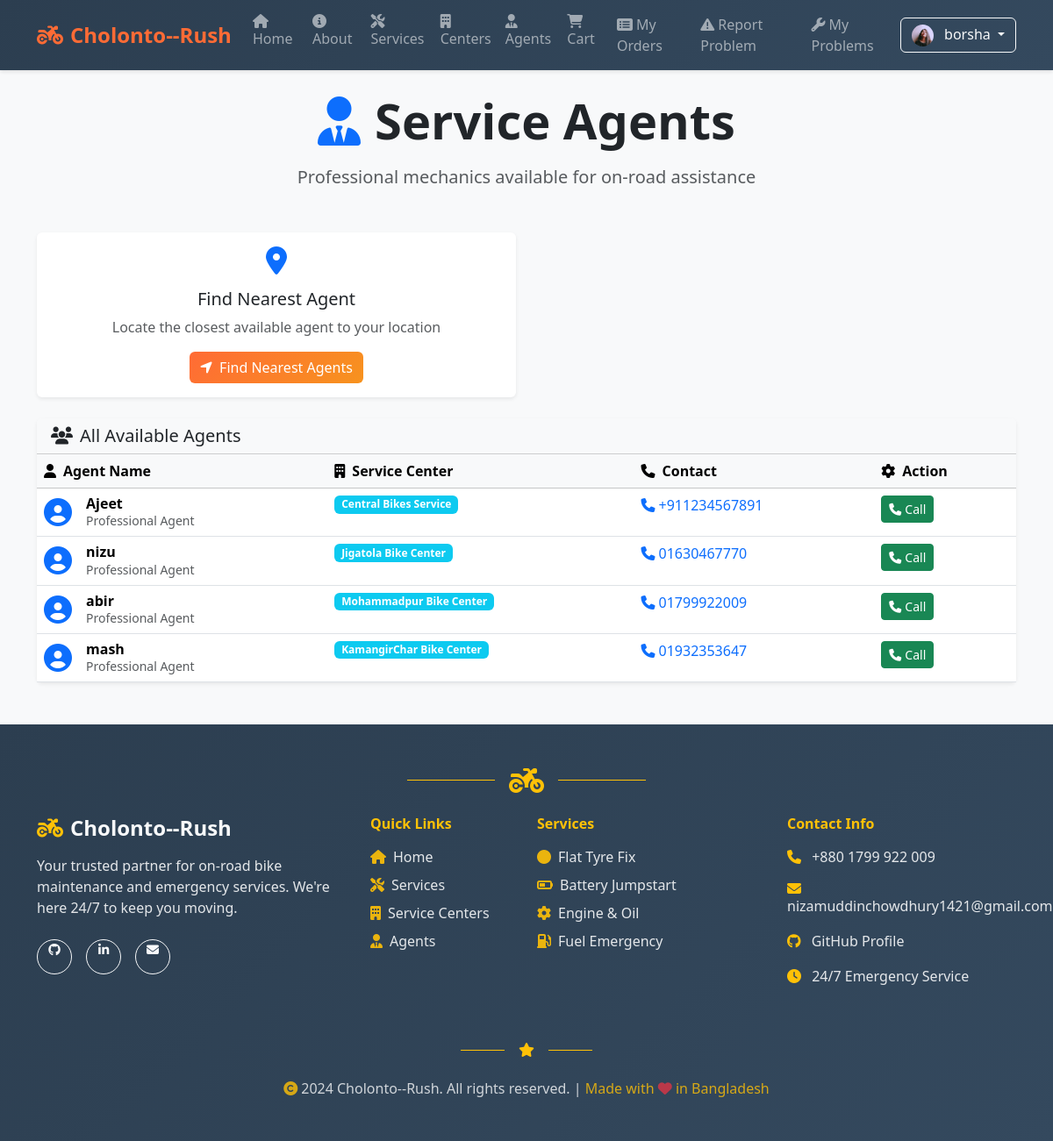
/agents/ (signed in), run on the app's committed database.
### accounts/models.py (models this page shows, shortened)
class UserProfile(models.Model):
    user = models.OneToOneField(User, on_delete=models.CASCADE, related_name='profile')
    photo = models.ImageField(upload_to='profile_photos/', blank=True, null=True, help_text='Upload your profile photo')
    phone_number = models.CharField(max_length=15, blank=True, null=True, help_text='Your contact number')
    address = models.TextField(blank=True, null=True, help_text='Your address')
    created_at = models.DateTimeField(auto_now_add=True)
    updated_at = models.DateTimeField(auto_now=True)

### agents/models.py (models this page shows, shortened)
class Agent(models.Model):
    user = models.OneToOneField(User, on_delete=models.CASCADE, related_name='agent_profile')
    center = models.ForeignKey(ServiceCenter, on_delete=models.CASCADE, related_name='agents')
    phone = models.CharField(max_length=20)
    is_active = models.BooleanField(default=True)

### centers/models.py (models this page shows, shortened)
class ServiceCenter(models.Model):
    name = models.CharField(max_length=150)
    phone = models.CharField(max_length=20)
    address = models.CharField(max_length=255)
    latitude = models.FloatField()
    longitude = models.FloatField()
    is_active = models.BooleanField(default=True)

### agents/views.py (the view)
# urls.py: path('', views.agent_list, name='agent_list'),
def agent_list(request):
    agents = Agent.objects.filter(is_active=True).select_related('user', 'center')
    return render(request, 'agents/agent_list.html', {'agents': agents})

### cart/context_processors.py (called while the page is built)
def cart_context(request):
    if request.user.is_authenticated:
        cart, _ = Cart.objects.get_or_create(user=request.user)
        return {'cart': cart}
    return {'cart': None}

### agents/templates/agents/agent_list.html (shortened to what this page needs)
{% extends 'base.html' %}
{% block content %}
  <div class="text-center mb-5">
    <h1 class="display-4 fw-bold mb-3">
      <i class="fas fa-user-tie me-3 text-primary"></i>Service Agents
    </h1>
    <p class="lead text-muted">Professional mechanics available for on-road assistance</p>
  </div>
  <div class="row mb-4">
    <div class="col-md-6">
      <div class="card shadow-sm border-0">
        <div class="card-body text-center">
          <i class="fas fa-map-marker-alt fa-2x text-primary mb-3"></i>
          <h5 class="card-title">Find Nearest Agent</h5>
          <p class="card-text text-muted">Locate the closest available agent to your location</p>
          <button id="findNearest" class="btn btn-primary">
            <i class="fas fa-location-arrow me-2"></i>Find Nearest Agents
          </button>
        </div>
      </div>
    </div>
    <div class="col-md-6">
    </div>
  </div>
  <div class="row">
    <div class="col-12">
      <div class="card shadow-sm border-0">
        <div class="card-header bg-light">
          <h5 class="mb-0">
            <i class="fas fa-users me-2"></i>All Available Agents
          </h5>
        </div>
        <div class="card-body p-0">
          <div class="table-responsive">
            <table class="table table-hover mb-0">
              <thead class="table-light">
                <tr>
                  <th><i class="fas fa-user me-2"></i>Agent Name</th>
                  <th><i class="fas fa-building me-2"></i>Service Center</th>
                  <th><i class="fas fa-phone me-2"></i>Contact</th>
                  <th><i class="fas fa-cog me-2"></i>Action</th>
                </tr>
              </thead>
              <tbody>
                {% for a in agents %}
                  <tr>
                    <td>
                      <div class="d-flex align-items-center">
                        <i class="fas fa-user-circle fa-2x text-primary me-3"></i>
                        <div>
                          <h6 class="mb-0 fw-bold">{{ a.user.get_full_name|default:a.user.username }}</h6>
                          <small class="text-muted">Professional Agent</small>
                        </div>
                      </div>
                    </td>
                    <td>
                      <span class="badge bg-info">{{ a.center.name }}</span>
                    </td>
                    <td>
                      <a href="tel:{{ a.phone }}" class="text-decoration-none">
                        <i class="fas fa-phone me-1"></i>{{ a.phone }}
                      </a>
                    </td>
                    <td>
                      <a class="btn btn-success btn-sm" href="tel:{{ a.phone }}">
                        <i class="fas fa-phone me-1"></i>Call
                      </a>
                    </td>
                  </tr>
                {% endfor %}
              </tbody>
            </table>
          </div>
        </div>
      </div>
    </div>
  </div>
{% endblock %}

### templates/base.html (shortened to what this page needs)
{% load static %}
<html lang="en">
  <head>
    <link href="https://cdn.jsdelivr.net/npm/bootstrap@5.3.3/dist/css/bootstrap.min.css" rel="stylesheet">
    <link href="https://cdnjs.cloudflare.com/ajax/libs/font-awesome/6.4.0/css/all.min.css" rel="stylesheet">
  </head>
  <body>
    <nav class="navbar navbar-expand-lg navbar-dark sticky-top">
      <div class="container">
        <a class="navbar-brand" href="/">
          <i class="fas fa-motorcycle me-2"></i>Cholonto--Rush
        </a>
        <div class="collapse navbar-collapse" id="navbars">
          <ul class="navbar-nav me-auto mb-2 mb-lg-0">
            <li class="nav-item">
              <a class="nav-link" href="/">
                <i class="fas fa-home me-1"></i>Home
              </a>
            </li>
            <li class="nav-item">
              <a class="nav-link" href="/about/">
                <i class="fas fa-info-circle me-1"></i>About
              </a>
            </li>
            <li class="nav-item">
              <a class="nav-link" href="/services/">
                <i class="fas fa-tools me-1"></i>Services
              </a>
            </li>
            <li class="nav-item">
              <a class="nav-link" href="/centers/">
                <i class="fas fa-building me-1"></i>Centers
              </a>
            </li>
            <li class="nav-item">
              <a class="nav-link" href="/agents/">
                <i class="fas fa-user-tie me-1"></i>Agents
              </a>
            </li>
            <li class="nav-item">
              <a class="nav-link" href="/cart/">
                <i class="fas fa-shopping-cart me-1"></i>Cart
              </a>
            </li>
            {% if user.is_authenticated %}
            <li class="nav-item">
              <a class="nav-link" href="/orders/my/">
                <i class="fas fa-list-alt me-1"></i>My Orders
              </a>
            </li>
            <li class="nav-item">
              <a class="nav-link" href="/reports/">
                <i class="fas fa-exclamation-triangle me-1"></i>Report Problem
              </a>
            </li>
            <li class="nav-item">
              <a class="nav-link" href="/reports/my-problems/">
                <i class="fas fa-wrench me-1"></i>My Problems
              </a>
            </li>
            {% endif %}
          </ul>
          <div class="d-flex">
            {% if user.is_authenticated %}
              <div class="dropdown">
                <button class="btn btn-outline-light dropdown-toggle" type="button" data-bs-toggle="dropdown">
                  {% if user.profile and user.profile.photo and user.profile.photo.url %}
                    <img src="{{ user.profile.photo.url }}" alt="Profile" class="rounded-circle me-2" style="width: 25px; height: 25px; object-fit: cover;">
                  {% else %}
                    <i class="fas fa-user me-1"></i>
                  {% endif %}
                  {% if user.first_name and user.last_name %}
                    {{ user.first_name }} {{ user.last_name }}
                  {% else %}
                    {{ user.get_username }}
                  {% endif %}
                </button>
              </div>
            {% endif %}
          </div>
        </div>
      </div>
    </nav>
    <main class="container my-4 main-content">
      {% block content %}{% endblock %}
    </main>
    <footer class="bg-dark text-light py-5 mt-5" style="background: linear-gradient(135deg, #2c3e50 0%, #34495e 100%) !important;">
      <div class="container">
        <div class="text-center mb-4">
          <div class="d-flex justify-content-center align-items-center">
            <div class="border-top border-warning" style="width: 100px; height: 2px;"></div>
            <i class="fas fa-motorcycle fa-2x text-warning mx-3"></i>
            <div class="border-top border-warning" style="width: 100px; height: 2px;"></div>
          </div>
        </div>
        <div class="row">
          <div class="col-lg-4 col-md-6 mb-4">
            <div class="text-center text-lg-start">
              <h4 class="fw-bold mb-3">
                <i class="fas fa-motorcycle me-2 text-warning"></i>Cholonto--Rush
              </h4>
              <p class="text-light mb-4" style="opacity: 0.9;">Your trusted partner for on-road bike maintenance and emergency services. We're here 24/7 to keep you moving.</p>
              <div class="d-flex justify-content-center justify-content-lg-start gap-3">
                <a href="https://github.com/nizamuddinchowdhury-1421" target="_blank" class="btn btn-outline-light btn-sm rounded-circle" style="width: 40px; height: 40px;">
                  <i class="fab fa-github"></i>
                </a>
                <a href="#" target="_blank" class="btn btn-outline-light btn-sm rounded-circle" style="width: 40px; height: 40px;">
                  <i class="fab fa-linkedin-in"></i>
                </a>
                <a href="mailto:nizamuddinchowdhury1421@gmail.com" class="btn btn-outline-light btn-sm rounded-circle" style="width: 40px; height: 40px;">
                  <i class="fas fa-envelope"></i>
                </a>
              </div>
            </div>
          </div>
          <div class="col-lg-2 col-md-6 mb-4">
            <h6 class="fw-bold mb-3 text-warning">Quick Links</h6>
            <ul class="list-unstyled">
              <li class="mb-2"><a href="/" class="text-light text-decoration-none" style="opacity: 0.9; transition: all 0.3s ease;" onmouseover="this.style.opacity='1'; this.style.color='#ff6b35';" onmouseout="this.style.opacity='0.9'; this.style.color='white';">
                <i class="fas fa-home me-2 text-warning"></i>Home
              </a></li>
              <li class="mb-2"><a href="/services/" class="text-light text-decoration-none" style="opacity: 0.9; transition: all 0.3s ease;" onmouseover="this.style.opacity='1'; this.style.color='#ff6b35';" onmouseout="this.style.opacity='0.9'; this.style.color='white';">
                <i class="fas fa-tools me-2 text-warning"></i>Services
              </a></li>
              <li class="mb-2"><a href="/centers/" class="text-light text-decoration-none" style="opacity: 0.9; transition: all 0.3s ease;" onmouseover="this.style.opacity='1'; this.style.color='#ff6b35';" onmouseout="this.style.opacity='0.9'; this.style.color='white';">
                <i class="fas fa-building me-2 text-warning"></i>Service Centers
              </a></li>
              <li class="mb-2"><a href="/agents/" class="text-light text-decoration-none" style="opacity: 0.9; transition: all 0.3s ease;" onmouseover="this.style.opacity='1'; this.style.color='#ff6b35';" onmouseout="this.style.opacity='0.9'; this.style.color='white';">
                <i class="fas fa-user-tie me-2 text-warning"></i>Agents
              </a></li>
            </ul>
          </div>
          <div class="col-lg-3 col-md-6 mb-4">
            <h6 class="fw-bold mb-3 text-warning">Services</h6>
            <ul class="list-unstyled">
              <li class="mb-2 text-light" style="opacity: 0.9;"><i class="fas fa-circle me-2 text-warning"></i>Flat Tyre Fix</li>
              <li class="mb-2 text-light" style="opacity: 0.9;"><i class="fas fa-battery-half me-2 text-warning"></i>Battery Jumpstart</li>
              <li class="mb-2 text-light" style="opacity: 0.9;"><i class="fas fa-cog me-2 text-warning"></i>Engine & Oil</li>
              <li class="mb-2 text-light" style="opacity: 0.9;"><i class="fas fa-gas-pump me-2 text-warning"></i>Fuel Emergency</li>
            </ul>
          </div>
          <div class="col-lg-3 col-md-6 mb-4">
            <h6 class="fw-bold mb-3 text-warning">Contact Info</h6>
            <div class="contact-info">
              <div class="mb-3">
                <i class="fas fa-phone me-2 text-warning"></i>
                <a href="tel:+8801799922009" class="text-light text-decoration-none" style="opacity: 0.9; transition: all 0.3s ease;" onmouseover="this.style.opacity='1'; this.style.color='#ff6b35';" onmouseout="this.style.opacity='0.9'; this.style.color='white';">+880 1799 922 009</a>
              </div>
              <div class="mb-3">
                <i class="fas fa-envelope me-2 text-warning"></i>
                <a href="mailto:nizamuddinchowdhury1421@gmail.com" class="text-light text-decoration-none" style="opacity: 0.9; transition: all 0.3s ease;" onmouseover="this.style.opacity='1'; this.style.color='#ff6b35';" onmouseout="this.style.opacity='0.9'; this.style.color='white';">nizamuddinchowdhury1421@gmail.com</a>
              </div>
              <div class="mb-3">
                <i class="fab fa-github me-2 text-warning"></i>
                <a href="https://github.com/nizamuddinchowdhury-1421" target="_blank" class="text-light text-decoration-none" style="opacity: 0.9; transition: all 0.3s ease;" onmouseover="this.style.opacity='1'; this.style.color='#ff6b35';" onmouseout="this.style.opacity='0.9'; this.style.color='white';">GitHub Profile</a>
              </div>
              <div class="mb-3">
                <i class="fas fa-clock me-2 text-warning"></i>
                <span class="text-light" style="opacity: 0.9;">24/7 Emergency Service</span>
              </div>
            </div>
          </div>
        </div>
        <div class="text-center my-4">
          <div class="d-flex justify-content-center align-items-center">
            <div class="border-top border-warning" style="width: 50px; height: 1px;"></div>
            <i class="fas fa-star text-warning mx-3"></i>
            <div class="border-top border-warning" style="width: 50px; height: 1px;"></div>
          </div>
        </div>
        <div class="text-center">
          <p class="text-light mb-0" style="opacity: 0.8;">
            <i class="fas fa-copyright me-1 text-warning"></i>2024 Cholonto--Rush. All rights reserved. |
            <span class="text-warning">Made with <i class="fas fa-heart text-danger"></i> in Bangladesh</span>
          </p>
        </div>
      </div>
    </footer>
  </body>
  </html>

### templates/base.html (style rules this page uses)
.navbar-brand { font-weight: bold; font-size: 1.5rem; color: #ff6b35 !important; }
.navbar { box-shadow: 0 2px 4px rgba(0,0,0,0.1); background: linear-gradient(135deg, #2c3e50 0%, #34495e 100%) !important; }
.nav-link { font-weight: 500; transition: color 0.3s ease; }
.btn-primary { background: linear-gradient(135deg, #ff6b35 0%, #f7931e 100%); border: none; transition: transform 0.2s ease; }
body { background-color: #f8f9fa; font-family: 'Segoe UI', Tahoma, Geneva, Verdana, sans-serif; }
.main-content { min-height: calc(100vh - 200px); }

### data on the page
Agent: user.get_full_name "Ajeet", center.name "Central Bikes Service", phone "+911234567891"
Agent: user.get_full_name "nizu", center.name "Jigatola Bike Center", phone "01630467770"
Agent: user.get_full_name "abir", center.name "Mohammadpur Bike Center", phone "01799922009"
Agent: user.get_full_name "mash", center.name "KamangirChar Bike Center", phone "01932353647"

### other printed values
{{ user.get_username }} "borsha"
